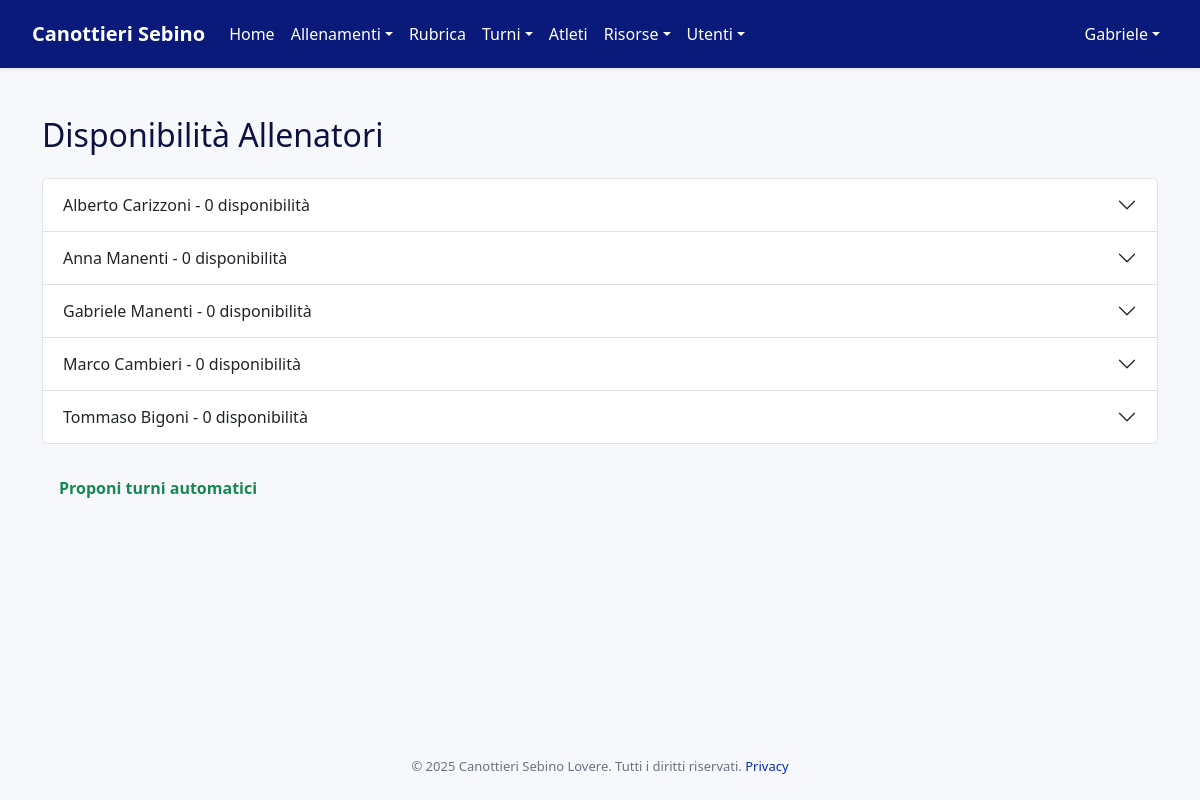
Page /turni/disponibilita (signed in) on the earlier database version.
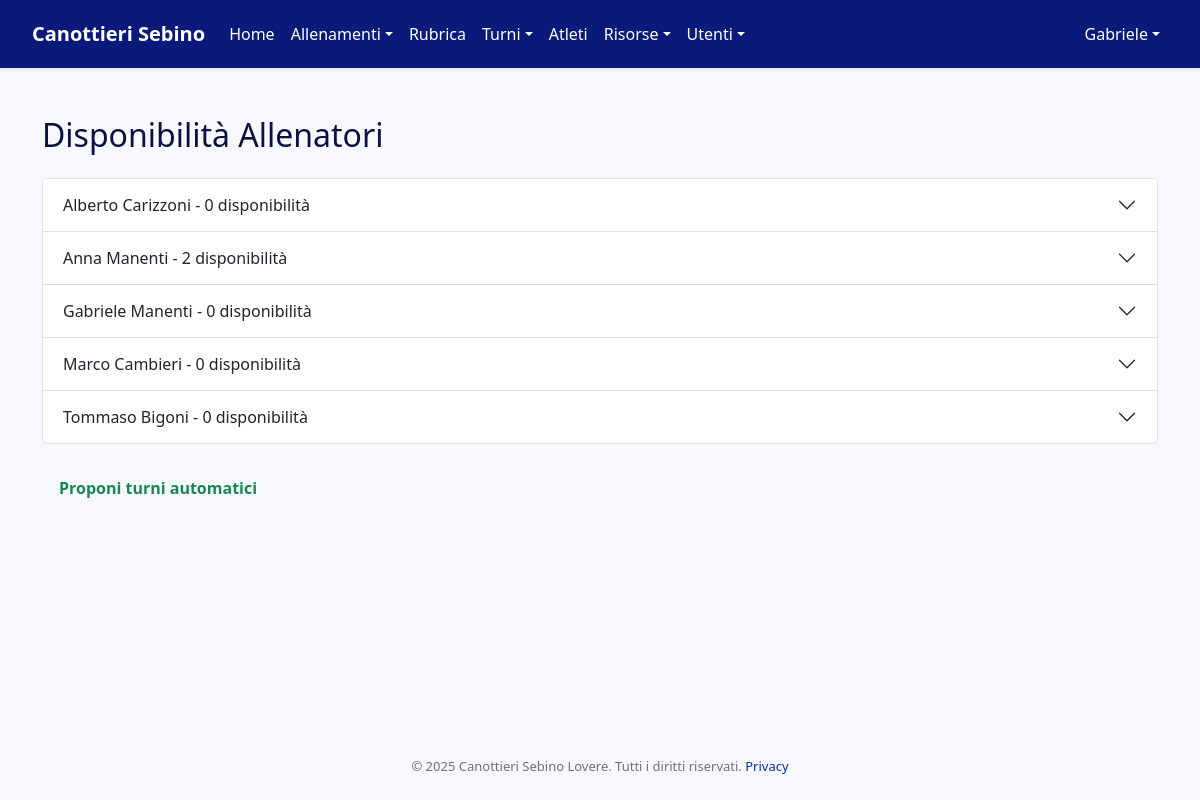
Same page on the later database version.
### models.py (models this page shows, shortened)
class User(Base):
    __tablename__ = "users"
    id = Column(Integer, primary_key=True, index=True)
    username = Column(String, unique=True, index=True, nullable=False)
    hashed_password = Column(String, nullable=False)
    first_name = Column(String, nullable=False)
    last_name = Column(String, nullable=False)
    email = Column(String, unique=True, index=True)
    phone_number = Column(String)
    date_of_birth = Column(Date)
    tax_code = Column(String, unique=True)
    enrollment_year = Column(Integer)
    membership_date = Column(Date)
    certificate_expiration = Column(Date)
    address = Column(String)
    manual_category = Column(String, nullable=True)
    roles = relationship("Role", secondary=user_roles, back_populates="users")
    tags = relationship("Tag", secondary=user_tags, back_populates="users")
    barche_assegnate = relationship("Barca", secondary=barca_atleti_association, back_populates="atleti_assegnati")
    schede_pesi = relationship("SchedaPesi", back_populates="atleta")
    turni = relationship("Turno", back_populates="user")
    availabilities = relationship("TrainerAvailability", back_populates="user")
    allenamenti_seguiti = relationship("Allenamento", secondary=allenamento_coach_association, back_populates="coaches")

### routers/availabilities.py (the view)
@router.get("/turni/disponibilita", response_class=HTMLResponse)
async def view_availabilities(
    request: Request,
    db: Session = Depends(get_db),
    current_user: models.User = Depends(get_current_admin_or_coach_user),
    user_id: int | None = None,
):
    month_start, month_end = _next_month_range()
    turni = (
        db.query(models.Turno)
        .filter(models.Turno.data.between(month_start, month_end))
        .order_by(models.Turno.data, models.Turno.fascia_oraria)
        .all()
    )
    grouped: Dict[date, Dict[str, models.Turno]] = defaultdict(dict)
    for t in turni:
        grouped[t.data][t.fascia_oraria] = t
    if current_user.is_admin and not user_id:
        availabilities = (
            db.query(models.TrainerAvailability)
            .join(models.Turno)
            .filter(models.Turno.data.between(month_start, month_end))
            .options(joinedload(models.TrainerAvailability.user), joinedload(models.TrainerAvailability.turno))
            .all()
        )
        coach_map: Dict[models.User, List[models.Turno]] = defaultdict(list)
        for av in availabilities:
            coach_map[av.user].append(av.turno)
        coaches = (
            db.query(models.User)
            .join(models.User.roles)
            .filter(models.Role.name == "allenatore")
            .order_by(models.User.first_name, models.User.last_name)
            .all()
        )
        return templates.TemplateResponse(
            "turni_disponibilita.html",
            {
                "request": request,
                "current_user": current_user,
                "edit_user": None,
                "coach_map": coach_map,
                "coaches": coaches,
            },
        )
    else:
        edit_user = (
            db.query(models.User).get(user_id)
            if current_user.is_admin and user_id
            else current_user
        )
        if not edit_user or not edit_user.is_allenatore:
            raise HTTPException(status_code=404, detail="Allenatore non trovato")
        existing = (
            db.query(models.TrainerAvailability.turno_id)
            .filter(models.TrainerAvailability.user_id == edit_user.id)
            .join(models.Turno)
            .filter(models.Turno.data.between(month_start, month_end))
            .all()
        )
        selected_ids = {tid for (tid,) in existing}
        return templates.TemplateResponse(
            "turni_disponibilita.html",
            {
                "request": request,
                "current_user": current_user,
                "edit_user": edit_user,
                "turni": grouped,
                "selected_ids": selected_ids,
            },
        )

### templates/turni_disponibilita.html (shortened to what this page needs)
{% extends "layout/base.html" %}
{% block content %}
<div class="container py-4">
  {% if current_user.is_admin and not edit_user %}
    <h1 class="h2 mb-4">Disponibilità Allenatori</h1>
    <div class="accordion" id="coachAvailAccordion">
      {% for coach in coaches %}
      <div class="accordion-item">
        <h2 class="accordion-header" id="heading{{ coach.id }}">
          <button class="accordion-button collapsed" type="button" data-bs-toggle="collapse" data-bs-target="#collapse{{ coach.id }}" aria-expanded="false" aria-controls="collapse{{ coach.id }}">
            {{ coach.first_name }} {{ coach.last_name }} - {{ coach_map.get(coach, [])|length }} disponibilità
          </button>
        </h2>
      </div>
      {% endfor %}
    </div>
    <form method="post" action="/turni/disponibilita/proponi" class="mt-4">
      <button type="submit" class="btn btn-outline-success">Proponi turni automatici</button>
    </form>
  {% endif %}
</div>
{% endblock %}

Differences in the rows shown:
changed User "Anna": get|length "0" → "2"
